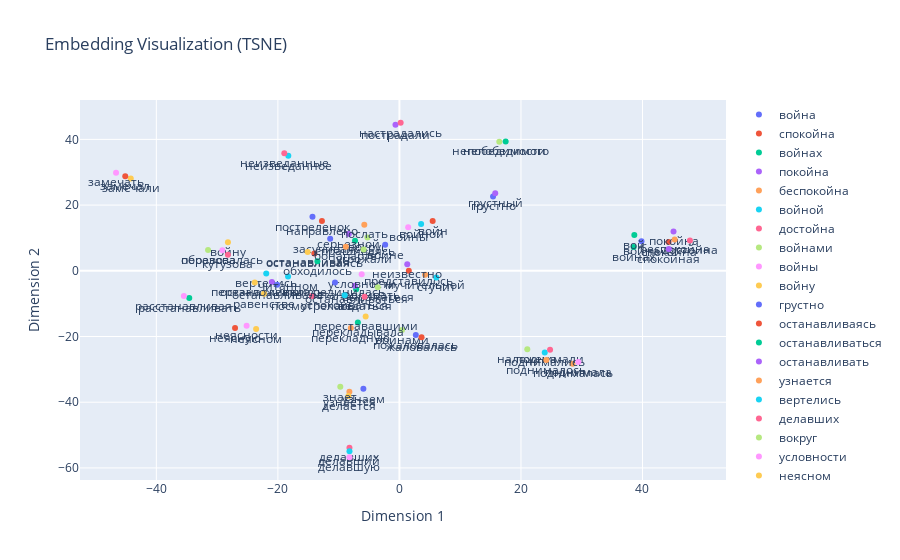

Notebook cell for this chart:
### Code cell
model1.plot_word(model1.k_Nearest('война', nearest_count, use_cosine=True))

### Figure 1 — Plotly figure (JSON) as saved in the notebook; plotly's stock layout.template omitted (floating-point values rounded to 4 significant figures)
{"data": [{"mode": "markers+text", "name": "война", "text": ["война"], "textposition": "bottom center", "type": "scatter", "x": [39.84], "y": [9.028]}, {"mode": "markers+text", "name": "спокойна", "text": ["спокойна"], "textposition": "bottom center", "type": "scatter", "x": [44.29], "y": [8.79]}, {"mode": "markers+text", "name": "войнах", "text": ["войнах"], "textposition": "bottom center", "type": "scatter", "x": [38.54], "y": [7.24]}, {"mode": "markers+text", "name": "покойна", "text": ["покойна"], "textposition": "bottom center", "type": "scatter", "x": [45.11], "y": [11.96]}, {"mode": "markers+text", "name": "беспокойна", "text": ["беспокойна"], "textposition": "bottom center", "type": "scatter", "x": [45.3], "y": [9.538]}, {"mode": "markers+text", "name": "войной", "text": ["войной"], "textposition": "bottom center", "type": "scatter", "x": [3.568], "y": [14.28]}, {"mode": "markers+text", "name": "достойна", "text": ["достойна"], "textposition": "bottom center", "type": "scatter", "x": [47.81], "y": [9.221]}, {"mode": "markers+text", "name": "войнами", "text": ["войнами"], "textposition": "bottom center", "type": "scatter", "x": [0.4272], "y": [-18.02]}, {"mode": "markers+text", "name": "войны", "text": ["войны"], "textposition": "bottom center", "type": "scatter", "x": [1.438], "y": [13.26]}, {"mode": "markers+text", "name": "войну", "text": ["войну"], "textposition": "bottom center", "type": "scatter", "x": [-28.22], "y": [8.68]}, {"mode": "markers+text", "name": "грустно", "text": ["грустно"], "textposition": "bottom center", "type": "scatter", "x": [15.41], "y": [22.62]}, {"mode": "markers+text", "name": "останавливаясь", "text": ["останавливаясь"], "textposition": "bottom center", "type": "scatter", "x": [-14.0], "y": [5.244]}, {"mode": "markers+text", "name": "останавливаться", "text": ["останавливаться"], "textposition": "bottom center", "type": "scatter", "x": [-7.116], "y": [-5.643]}, {"mode": "markers+text", "name": "останавливать", "text": ["останавливать"], "textposition": "bottom center", "type": "scatter", "x": [-7.338], "y": [-4.545]}, {"mode": "markers+text", "name": "узнается", "text": ["узнается"], "textposition": "bottom center", "type": "scatter", "x": [-8.234], "y": [-36.82]}, {"mode": "markers+text", "name": "вертелись", "text": ["вертелись"], "textposition": "bottom center", "type": "scatter", "x": [-21.92], "y": [-0.7825]}, {"mode": "markers+text", "name": "делавших", "text": ["делавших"], "textposition": "bottom center", "type": "scatter", "x": [-8.224], "y": [-53.83]}, {"mode": "markers+text", "name": "вокруг", "text": ["вокруг"], "textposition": "bottom center", "type": "scatter", "x": [-5.262], "y": [10.13]}, {"mode": "markers+text", "name": "условности", "text": ["условности"], "textposition": "bottom center", "type": "scatter", "x": [-6.214], "y": [-1.026]}, {"mode": "markers+text", "name": "неясном", "text": ["неясном"], "textposition": "bottom center", "type": "scatter", "x": [-23.59], "y": [-17.71]}, {"mode": "markers+text", "name": "пожаловалась", "text": ["пожаловалась"], "textposition": "bottom center", "type": "scatter", "x": [2.7], "y": [-19.57]}, {"mode": "markers+text", "name": "войн", "text": ["войн"], "textposition": "bottom center", "type": "scatter", "x": [5.47], "y": [15.19]}, {"mode": "markers+text", "name": "расстанавливать", "text": ["расстанавливать"], "textposition": "bottom center", "type": "scatter", "x": [-34.58], "y": [-8.272]}, {"mode": "markers+text", "name": "останавливалась", "text": ["останавливалась"], "textposition": "bottom center", "type": "scatter", "x": [-20.99], "y": [-3.429]}, {"mode": "markers+text", "name": "поднималась", "text": ["поднималась"], "textposition": "bottom center", "type": "scatter", "x": [28.49], "y": [-28.26]}, {"mode": "markers+text", "name": "поднимались", "text": ["поднимались"], "textposition": "bottom center", "type": "scatter", "x": [23.92], "y": [-24.85]}, {"mode": "markers+text", "name": "поднимали", "text": ["поднимали"], "textposition": "bottom center", "type": "scatter", "x": [24.79], "y": [-24.01]}, {"mode": "markers+text", "name": "выражаться", "text": ["выражаться"], "textposition": "bottom center", "type": "scatter", "x": [-3.562], "y": [-5.031]}, {"mode": "markers+text", "name": "неясности", "text": ["неясности"], "textposition": "bottom center", "type": "scatter", "x": [-25.15], "y": [-16.71]}, {"mode": "markers+text", "name": "замечали", "text": ["замечали"], "textposition": "bottom center", "type": "scatter", "x": [-44.21], "y": [28.1]}, {"mode": "markers+text", "name": "засучиваясь", "text": ["засучиваясь"], "textposition": "bottom center", "type": "scatter", "x": [-11.39], "y": [9.751]}, {"mode": "markers+text", "name": "представилось", "text": ["представилось"], "textposition": "bottom center", "type": "scatter", "x": [1.549], "y": [-0.01423]}, {"mode": "markers+text", "name": "спрашиваясь", "text": ["спрашиваясь"], "textposition": "bottom center", "type": "scatter", "x": [-7.306], "y": [9.133]}, {"mode": "markers+text", "name": "пострадали", "text": ["пострадали"], "textposition": "bottom center", "type": "scatter", "x": [-0.6489], "y": [44.43]}, {"mode": "markers+text", "name": "мучительной", "text": ["мучительной"], "textposition": "bottom center", "type": "scatter", "x": [4.232], "y": [-1.212]}, {"mode": "markers+text", "name": "делавший", "text": ["делавший"], "textposition": "bottom center", "type": "scatter", "x": [-8.217], "y": [-54.93]}, {"mode": "markers+text", "name": "посмотрелась", "text": ["посмотрелась"], "textposition": "bottom center", "type": "scatter", "x": [-14.37], "y": [-7.66]}, {"mode": "markers+text", "name": "непобедимости", "text": ["непобедимости"], "textposition": "bottom center", "type": "scatter", "x": [16.43], "y": [39.31]}, {"mode": "markers+text", "name": "образовалась", "text": ["образовалась"], "textposition": "bottom center", "type": "scatter", "x": [-29.13], "y": [6.219]}, {"mode": "markers+text", "name": "останавливая", "text": ["останавливая"], "textposition": "bottom center", "type": "scatter", "x": [-15.1], "y": [5.761]}, {"mode": "markers+text", "name": "останавливала", "text": ["останавливала"], "textposition": "bottom center", "type": "scatter", "x": [-20.13], "y": [-4.268]}, {"mode": "markers+text", "name": "жаловалась", "text": ["жаловалась"], "textposition": "bottom center", "type": "scatter", "x": [3.644], "y": [-20.21]}, {"mode": "markers+text", "name": "непобедимого", "text": ["непобедимого"], "textposition": "bottom center", "type": "scatter", "x": [17.48], "y": [39.33]}, {"mode": "markers+text", "name": "грустный", "text": ["грустный"], "textposition": "bottom center", "type": "scatter", "x": [15.77], "y": [23.63]}, {"mode": "markers+text", "name": "перекладную", "text": ["перекладную"], "textposition": "bottom center", "type": "scatter", "x": [-7.99], "y": [-17.41]}, {"mode": "markers+text", "name": "стучит", "text": ["стучит"], "textposition": "bottom center", "type": "scatter", "x": [6.066], "y": [-2.003]}, {"mode": "markers+text", "name": "настрадались", "text": ["настрадались"], "textposition": "bottom center", "type": "scatter", "x": [0.202], "y": [45.07]}, {"mode": "markers+text", "name": "наложена", "text": ["наложена"], "textposition": "bottom center", "type": "scatter", "x": [21.04], "y": [-23.89]}, {"mode": "markers+text", "name": "поднимала", "text": ["поднимала"], "textposition": "bottom center", "type": "scatter", "x": [29.44], "y": [-27.75]}, {"mode": "markers+text", "name": "делается", "text": ["делается"], "textposition": "bottom center", "type": "scatter", "x": [-8.378], "y": [-38.11]}, {"mode": "markers+text", "name": "присоединилась", "text": ["присоединилась"], "textposition": "bottom center", "type": "scatter", "x": [-10.6], "y": [-3.542]}, {"mode": "markers+text", "name": "направлено", "text": ["направлено"], "textposition": "bottom center", "type": "scatter", "x": [-12.75], "y": [15.16]}, {"mode": "markers+text", "name": "перекладывала", "text": ["перекладывала"], "textposition": "bottom center", "type": "scatter", "x": [-6.836], "y": [-15.75]}, {"mode": "markers+text", "name": "серьезной", "text": ["серьезной"], "textposition": "bottom center", "type": "scatter", "x": [-8.329], "y": [11.22]}, {"mode": "markers+text", "name": "послать", "text": ["послать"], "textposition": "bottom center", "type": "scatter", "x": [-5.78], "y": [14.03]}, {"mode": "markers+text", "name": "неизведанное", "text": ["неизведанное"], "textposition": "bottom center", "type": "scatter", "x": [-18.29], "y": [35.0]}, {"mode": "markers+text", "name": "ведаться", "text": ["ведаться"], "textposition": "bottom center", "type": "scatter", "x": [-5.74], "y": [-7.864]}, {"mode": "markers+text", "name": "перевоза", "text": ["перевоза"], "textposition": "bottom center", "type": "scatter", "x": [-31.49], "y": [6.309]}, {"mode": "markers+text", "name": "замечать", "text": ["замечать"], "textposition": "bottom center", "type": "scatter", "x": [-46.63], "y": [29.88]}, {"mode": "markers+text", "name": "перестававшими", "text": ["перестававшими"], "textposition": "bottom center", "type": "scatter", "x": [-5.554], "y": [-13.94]}, {"mode": "markers+text", "name": "узнаем", "text": ["узнаем"], "textposition": "bottom center", "type": "scatter", "x": [-5.929], "y": [-35.92]}, {"mode": "markers+text", "name": "неясную", "text": ["неясную"], "textposition": "bottom center", "type": "scatter", "x": [-27.05], "y": [-17.4]}, {"mode": "markers+text", "name": "вой", "text": ["вой"], "textposition": "bottom center", "type": "scatter", "x": [38.66], "y": [10.91]}, {"mode": "markers+text", "name": "неизвестно", "text": ["неизвестно"], "textposition": "bottom center", "type": "scatter", "x": [1.29], "y": [2.0]}, {"mode": "markers+text", "name": "поднималось", "text": ["поднималось"], "textposition": "bottom center", "type": "scatter", "x": [24.18], "y": [-27.15]}, {"mode": "markers+text", "name": "читанном", "text": ["читанном"], "textposition": "bottom center", "type": "scatter", "x": [-18.32], "y": [-1.743]}, {"mode": "markers+text", "name": "кутузова", "text": ["кутузова"], "textposition": "bottom center", "type": "scatter", "x": [-28.23], "y": [4.919]}, {"mode": "markers+text", "name": "знает", "text": ["знает"], "textposition": "bottom center", "type": "scatter", "x": [-9.731], "y": [-35.32]}, {"mode": "markers+text", "name": "расстанавливая", "text": ["расстанавливая"], "textposition": "bottom center", "type": "scatter", "x": [-35.47], "y": [-7.685]}, {"mode": "markers+text", "name": "равенстве", "text": ["равенстве"], "textposition": "bottom center", "type": "scatter", "x": [-22.29], "y": [-7.019]}, {"mode": "markers+text", "name": "войне", "text": ["войне"], "textposition": "bottom center", "type": "scatter", "x": [-2.347], "y": [7.895]}, {"mode": "markers+text", "name": "замечал", "text": ["замечал"], "textposition": "bottom center", "type": "scatter", "x": [-45.12], "y": [28.77]}, {"mode": "markers+text", "name": "обходилось", "text": ["обходилось"], "textposition": "bottom center", "type": "scatter", "x": [-13.5], "y": [2.933]}, {"mode": "markers+text", "name": "спокойная", "text": ["спокойная"], "textposition": "bottom center", "type": "scatter", "x": [44.33], "y": [6.639]}, {"mode": "markers+text", "name": "бонапарте", "text": ["бонапарте"], "textposition": "bottom center", "type": "scatter", "x": [-8.816], "y": [7.345]}, {"mode": "markers+text", "name": "успокоиваться", "text": ["успокоиваться"], "textposition": "bottom center", "type": "scatter", "x": [-9.005], "y": [-7.477]}, {"mode": "markers+text", "name": "неизведанные", "text": ["неизведанные"], "textposition": "bottom center", "type": "scatter", "x": [-18.94], "y": [35.82]}, {"mode": "markers+text", "name": "угрожали", "text": ["угрожали"], "textposition": "bottom center", "type": "scatter", "x": [-5.893], "y": [6.502]}, {"mode": "markers+text", "name": "делавшую", "text": ["делавшую"], "textposition": "bottom center", "type": "scatter", "x": [-8.231], "y": [-56.75]}, {"mode": "markers+text", "name": "перезаложены", "text": ["перезаложены"], "textposition": "bottom center", "type": "scatter", "x": [-23.81], "y": [-3.592]}, {"mode": "markers+text", "name": "постреленок", "text": ["постреленок"], "textposition": "bottom center", "type": "scatter", "x": [-14.31], "y": [16.45]}], "layout": {"title": {"text": "Embedding Visualization (TSNE)"}, "xaxis": {"title": {"text": "Dimension 1"}}, "yaxis": {"title": {"text": "Dimension 2"}}}}
